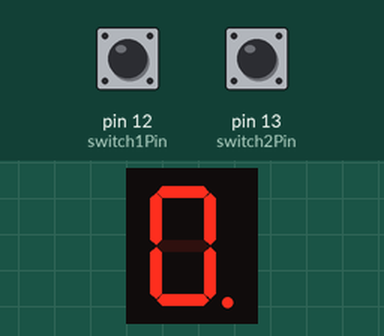
Simulated run of this sketch. Board: Arduino Uno, built with avr-gcc and run on an emulated ATmega328P. Shown: 1-digit seven-segment display. Wiring (inferred from the names in the program): 1-digit 7-segment display, segments lit when HIGH: segments pin 8, pin 7, pin 6, pin 5, pin 4, pin 3, pin 2, pin 9. Inputs (shaded band) come from the test bench; at power-on: pin 12 (switch1Pin) HIGH, pin 13 (switch2Pin) HIGH. Random numbers use the default seed unless the sketch sets one; the segment pins are drawn as the display they are named for.

Above: at 1.2 s.
1.3 s: pin 12 (switch1Pin) pulled LOW for 0.15 s
At 2.2 s:
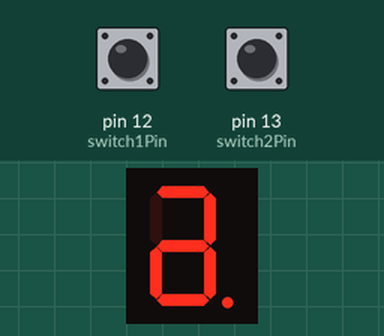
2.9 s: pin 13 (switch2Pin) pulled LOW for 0.15 s
At 3.4 s:
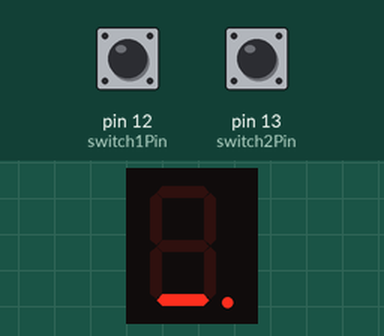
4.5 s: pin 13 (switch2Pin) pulled LOW for 1 s
At 7.3 s:
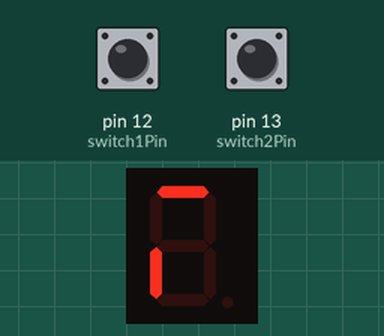
Timing chart, 0 to 8.8 s (numbered marks = the images above; inputs shaded):
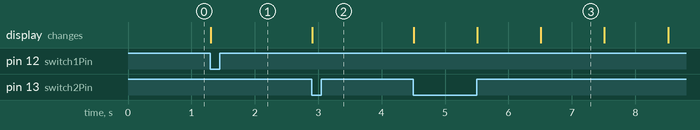

Measured:
- after the input at 1.3 s, the display: changes at once (image 1)
- after the input at 2.9 s, the display: changes at once (image 2)
- after the input at 4.5 s, the display: first changes at once (image 3 shows a later state)
- what the display in image 3 shows lasts 1.0 s, from 6.5 s to 7.5 s

The sketch:

SevenSegmentDisplay.ino
```cpp
// 7 bar segments + 1 dot segment (active low)
const int SEGMENTS = 8;
const int DOT_SEGMENT = SEGMENTS - 1;

// note that the pins are different from the Fritzing sketch
// because my 7 segment display has a different pin assignment
int segmentPins[] = { 2, 3, 4, 5, 6, 7, 8, 9 };
int segmentState[] = { 0, 0, 0, 0, 0, 0, 0, 0  };

const int DIGITS = 10;
int digitsState[DIGITS][SEGMENTS - 1] = {
  { 1, 1, 1, 0, 1, 1, 1 },
  { 0, 0, 0, 0, 0, 1, 1 },
  { 1, 1, 0, 1, 1, 1, 0 },
  { 1, 0, 0, 1, 1, 1, 1 },
  { 0, 0, 1, 1, 0, 1, 1 },
  { 1, 0, 1, 1, 1, 0, 1 },
  { 1, 1, 1, 1, 1, 0, 1 },
  { 0, 0, 0, 0, 1, 1, 1 },
  { 1, 1, 1, 1, 1, 1, 1 },
  { 1, 0, 1, 1, 1, 1, 1 }
};

// push buttons (active low)
int switch1Pin = 12;
int switch2Pin = 13;

boolean switch1Pressed = false;
boolean switch2Pressed = false;

const int MODES = 4;
const int SEGMENT_MODE = 0;
const int DIGIT_MODE = 1;
const int CLOCK_MODE = 2;
const int DICE_MODE = 3;

int mode = SEGMENT_MODE;

int activeSegment = 0;
int activeDigit = 0;
long clockStart;
boolean dotActive = false;
boolean rollDice;

void setup() {
  for (int i=0; i<SEGMENTS; i++) {
    pinMode(segmentPins[i], OUTPUT);
  }

  pinMode(switch1Pin, INPUT);
  pinMode(switch2Pin, INPUT);
  setupMode();
  randomSeed(analogRead(0));
}

void setupMode() {
  switch (mode) {
    case SEGMENT_MODE:
      setupSegmentMode();
      break;

    case DIGIT_MODE:
      setupDigitMode();
      break;

    case CLOCK_MODE:
       setupClockMode();
       break;

    case DICE_MODE:
       setupDiceMode();
       break;
  }
}

void loop() {
  if (digitalRead(switch1Pin) == LOW) {
    if (!switch1Pressed) {
      switch1Pressed = true;
      action1();
    }
  } else {
    switch1Pressed = false;
  }

  if (digitalRead(switch2Pin) == LOW) {
    if (!switch2Pressed) {
      switch2Pressed = true;
      action2();
    }
  } else {
    switch2Pressed = false;
  }

  switch (mode) {
    case CLOCK_MODE:
      updateClock();
      break;

    case DICE_MODE:
      updateDice();
      break;

      // other modes: no updates
  }

  delay(25);
}

void action1() {
  switch (mode) {
    case SEGMENT_MODE:
      toggleSegment();
      break;

    case DIGIT_MODE:
      toggleDigit();
      break;

    // case CLOCK_MODE: no action

    case DICE_MODE:
      toggleRollDice();
      break;
  }
}

void action2() {
  mode = (mode+1) % MODES;
  setupMode();
}

void writeSegmentState() {
  for (int i=0; i<SEGMENTS; i++) {
    digitalWrite(segmentPins[i], segmentState[i] == 1 ? LOW : HIGH);
  }
}

void setupSegmentMode() {
  activeSegment = 0;
  writeActiveSegment();
}

void toggleSegment() {
  activeSegment = (activeSegment+1) % SEGMENTS;
  writeActiveSegment();
}

void writeActiveSegment() {
  for (int i=0; i<SEGMENTS; i++) {
    segmentState[i] = activeSegment == i ? 1 : 0;
  }
  writeSegmentState();
}

void setupDigitMode() {
  activeDigit = 0;
  writeActiveDigit();
}

void toggleDigit() {
  activeDigit = (activeDigit+1) % DIGITS;
  writeActiveDigit();
}

void writeActiveDigit() {
  memcpy(segmentState, digitsState[activeDigit], sizeof(digitsState[activeDigit]));
  writeSegmentState();
}

void setupClockMode() {
  dotActive = false;
  activeDigit = -1; // force update
  clockStart = millis();
  updateClock();
}

void updateClock() {
  int newActiveDigit = (millis()-clockStart) / 1000 % DIGITS;
  if (newActiveDigit != activeDigit) {
    activeDigit = newActiveDigit;
    dotActive = !dotActive;
    segmentState[DOT_SEGMENT] = dotActive ? 1 : 0;
    writeActiveDigit();
  }
}

void setupDiceMode() {
  segmentState[DOT_SEGMENT] = 1;
  rollDice = true;
  updateDice();
}

void updateDice() {
  if (rollDice) {
    activeDigit = random(1, 7);
    writeActiveDigit();
  }
}

void toggleRollDice() {
  rollDice = !rollDice;
  segmentState[DOT_SEGMENT] = rollDice ? 1 : 0;
  writeSegmentState();
}
```
